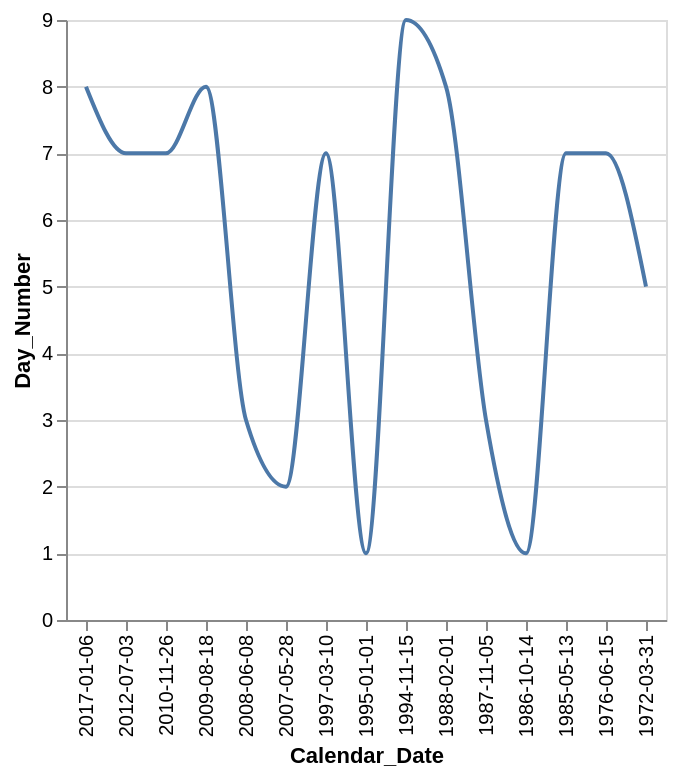

Source (Vega-Lite JSON):
### Vega-Lite specification from a JSON file in a GitHub repository (floating-point values rounded to 4 significant figures)
{"data": {"values": [{"x_data": "1972-03-31", "y_data": 5}, {"x_data": "1976-06-15", "y_data": 7}, {"x_data": "1985-05-13", "y_data": 7}, {"x_data": "1986-10-14", "y_data": 1}, {"x_data": "1987-11-05", "y_data": 3}, {"x_data": "1988-02-01", "y_data": 8}, {"x_data": "1994-11-15", "y_data": 9}, {"x_data": "1995-01-01", "y_data": 1}, {"x_data": "1997-03-10", "y_data": 7}, {"x_data": "2007-05-28", "y_data": 2}, {"x_data": "2008-06-08", "y_data": 3}, {"x_data": "2009-08-18", "y_data": 8}, {"x_data": "2010-11-26", "y_data": 7}, {"x_data": "2012-07-03", "y_data": 7}, {"x_data": "2017-01-06", "y_data": 8}]}, "mark": {"type": "line", "interpolate": "monotone"}, "encoding": {"x": {"field": "x_data", "type": "nominal", "title": "Calendar_Date", "sort": "descending"}, "y": {"field": "y_data", "type": "quantitative", "title": "Day_Number"}}}
